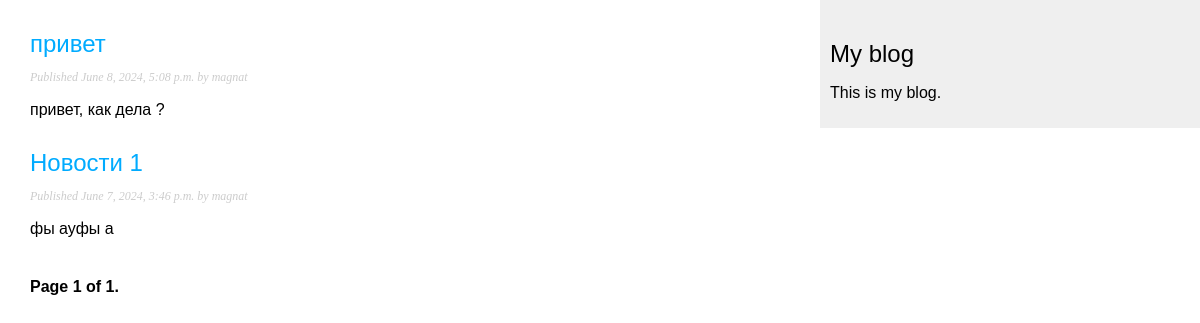
Screenshot of /blog/ with the database file from the repository.
### blog/models.py (models this page shows, shortened)
class Post(models.Model):
    class Status(models.TextChoices):
        DRAFT = 'DF', 'Draft'
        PUBLISHED = 'PB', 'Published'
    title = models.CharField(max_length=250)
    slug = models.SlugField(max_length=250, unique_for_date='publish')
    author = models.ForeignKey(User, on_delete=models.CASCADE, related_name='blog_posts')
    body = models.TextField()
    publish = models.DateTimeField(default=timezone.now)
    created = models.DateTimeField(auto_now_add=True)
    updated = models.DateTimeField(auto_now=True)
    status = models.CharField(max_length=2, choices=Status.choices, default=Status.DRAFT)
    objects = models.Manager()
    published = PublishedManager()
    class Meta:
        ordering = ['-publish']
        indexes = [
            models.Index(fields=['-publish']),
            ]
    def get_absolute_url(self):
        return reverse('blog:post_detail', args=[self.publish.year, self.publish.month, self.publish.day, self.slug])

### blog/views.py (the view)
# urls.py: path('', post_list, name='post_list'),
def post_list(request):
    post = Post.published.all()
    paginator = Paginator(post, 2)
    page_number = request.GET.get('page', 1)
    try:
        posts = paginator.page(page_number)
    except PageNotAnInteger:
        posts = paginator.page(1)
    except EmptyPage:
        posts = paginator.page(1)
    context = {
        'posts': posts
    }
    return render(request, 'blog/post/list.html', context)

### blog/models.py (called while the page is built)
    def get_queryset(self):
        return super().get_queryset().filter(status=Post.Status.PUBLISHED)

### blog/templates/blog/post/list.html (shortened to what this page needs)
{% extends 'blog/base.html' %}
{% block content %}
{% for post in posts %}
<h2>
    <a href="{{ post.get_absolute_url }}">
        {{ post.title }}
    </a>
</h2>
<p class="date">
    Published {{ post.publish }} by {{ post.author }}
</p>
{{ post.body|truncatewords:30|linebreaks }}
{% endfor %}
{% include "blog/paginator.html" with page=posts%}
{% endblock %}

### blog/static/css/style.css (style rules this page uses)
body { margin:0; padding:0; font-family:helvetica, sans-serif; }
a { color:#00abff; text-decoration:none; }
h2 { font-weight:normal; margin:30px 0 0; }
p.date { color:#ccc; font-family: georgia, serif; font-size: 12px; font-style: italic; }

### rows the page displays
Post: title "привет", publish "June 8, 2024, 5:08 p.m.", author "magnat", body "привет, как дела ?"
Post: title "Новости 1", publish "June 7, 2024, 3:46 p.m.", author "magnat", body "фы ауфы а"

### other values shown
{{ page.number }} "1"
{{ page.paginator.num_pages }} "1"
